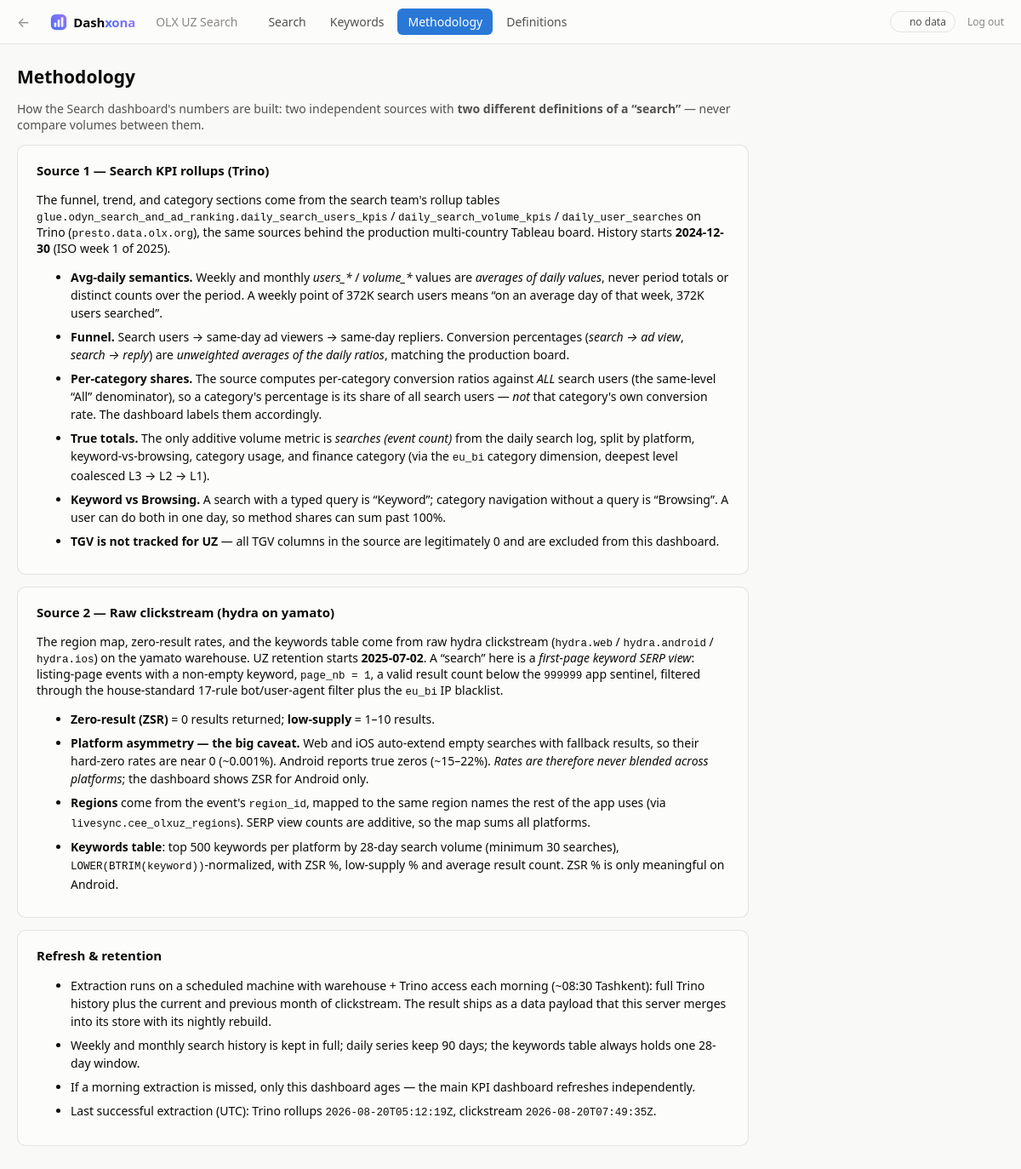
The app's page /search/methodology (signed in), older data.
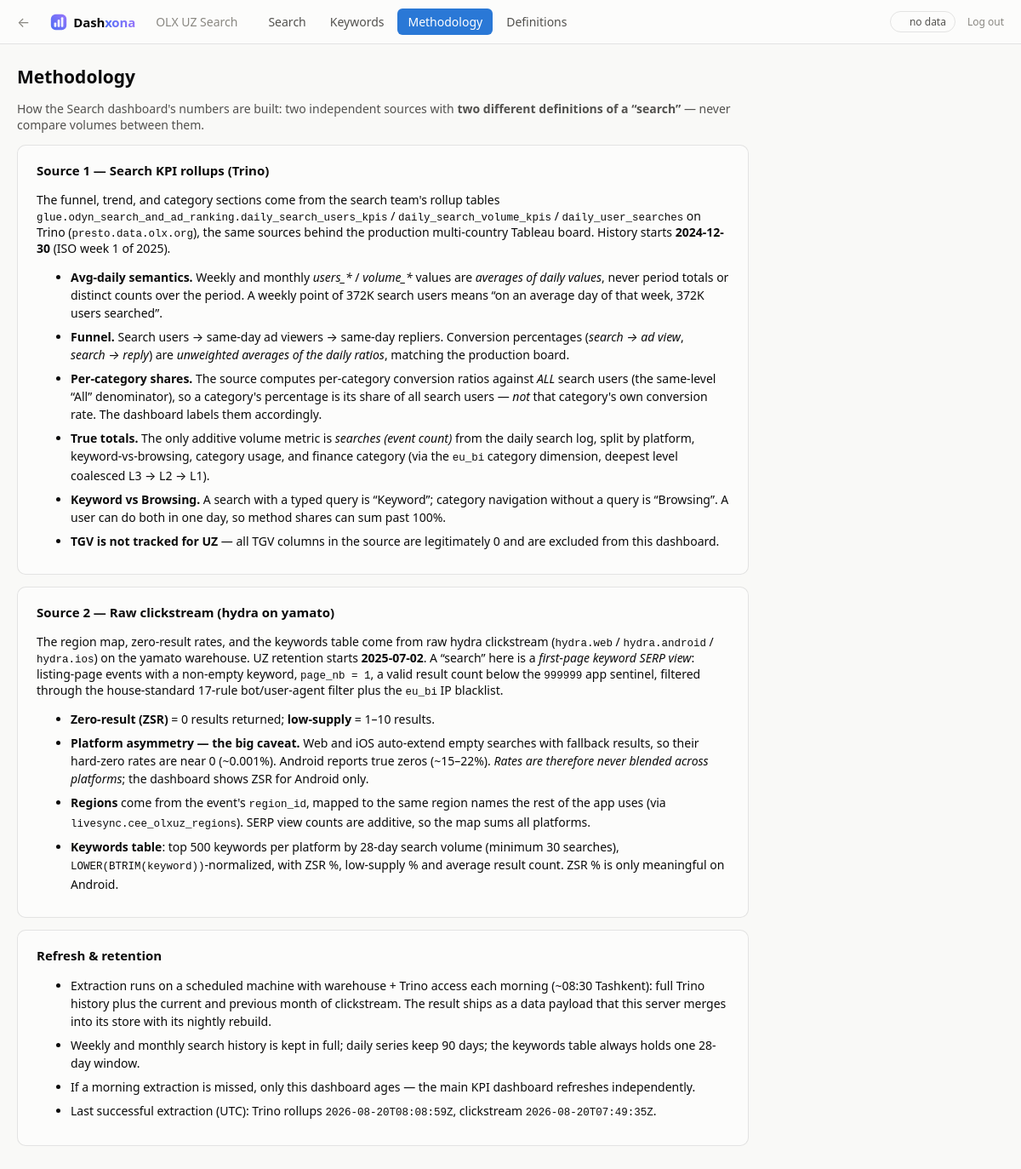
The same page, newer data.
### tables this page shows
CREATE TABLE meta (
  metric           TEXT PRIMARY KEY,
  status           TEXT NOT NULL,
  extracted_at_utc TEXT,
  latest_period    TEXT,
  rows             INTEGER,
  error            TEXT
);

### webapp/app.py (the view)
    @app.route("/search/methodology")
    def search_methodology():
        built, age_h, level = data.freshness() if data.available() else (None, None, "missing")
        m = data.meta() if data.available() else {}
        extracted = {k: (m.get(k) or {}).get("extracted_at_utc")
                     for k in ("search_trino", "search_hydra")}
        return render_template(
            "search_methodology.html", tabs=SEARCH_TABS,
            active="search_methodology", built_at=built, age_hours=age_h,
            freshness=level, dash_title=SEARCH_DASH_TITLE, extracted=extracted,
        )

### webapp/data.py (called while the page is built)
def _conn():
    conn = sqlite3.connect("file:%s?mode=ro" % SNAPSHOT_PATH, uri=True)
    conn.row_factory = sqlite3.Row
    return conn

def available():
    try:
        conn = _conn()
        conn.execute("SELECT 1 FROM snapshot_info LIMIT 1")
        conn.close()
        return True
    except sqlite3.Error:
        return False

def snapshot_info():
    with _conn() as conn:
        return {r["key"]: r["value"] for r in conn.execute("SELECT key, value FROM snapshot_info")}

def meta():
    with _conn() as conn:
        return {
            r["metric"]: dict(r)
            for r in conn.execute("SELECT * FROM meta ORDER BY metric")
        }

def freshness():
    info = snapshot_info()
    built = info.get("built_at_utc")
    if not built:
        return None, None, "missing"
    dt = datetime.strptime(built, "%Y-%m-%dT%H:%M:%SZ").replace(tzinfo=timezone.utc)
    age_h = (datetime.now(timezone.utc) - dt).total_seconds() / 3600.0
    level = "green" if age_h < 36 else ("amber" if age_h < 72 else "red")
    return built, round(age_h, 1), level

### webapp/templates/search_methodology.html
{% extends "base.html" %}
{% block content %}
<div class="method">
<h2 class="dict-title">Methodology</h2>
<p class="dict-intro">
  How the Search dashboard's numbers are built: two independent sources with
  <strong>two different definitions of a “search”</strong> — never compare
  volumes between them.
</p>
<section>
  <h3>Source 1 — Search KPI rollups (Trino)</h3>
  <p>
    The funnel, trend, and category sections come from the search team's
    rollup tables
    <code>glue.odyn_search_and_ad_ranking.daily_search_users_kpis</code> /
    <code>daily_search_volume_kpis</code> / <code>daily_user_searches</code>
    on Trino (<code>presto.data.olx.org</code>), the same sources behind the
    production multi-country Tableau board. History starts
    <strong>2024-12-30</strong> (ISO week 1 of 2025).
  </p>
  <ul>
    <li><strong>Avg-daily semantics.</strong> Weekly and monthly
      <em>users_*</em> / <em>volume_*</em> values are <em>averages of daily
      values</em>, never period totals or distinct counts over the period. A
      weekly point of 372K search users means “on an average day of that
      week, 372K users searched”.</li>
    <li><strong>Funnel.</strong> Search users → same-day ad viewers →
      same-day repliers. Conversion percentages
      (<em>search&nbsp;→&nbsp;ad&nbsp;view</em>,
      <em>search&nbsp;→&nbsp;reply</em>) are <em>unweighted averages of the
      daily ratios</em>, matching the production board.</li>
    <li><strong>Per-category shares.</strong> The source computes per-category
      conversion ratios against <em>ALL</em> search users (the same-level
      “All” denominator), so a category's percentage is its share of all
      search users — <em>not</em> that category's own conversion rate. The
      dashboard labels them accordingly.</li>
    <li><strong>True totals.</strong> The only additive volume metric is
      <em>searches (event count)</em> from the daily search log, split by
      platform, keyword-vs-browsing, category usage, and finance category
      (via the <code>eu_bi</code> category dimension, deepest level
      coalesced L3&nbsp;→&nbsp;L2&nbsp;→&nbsp;L1).</li>
    <li><strong>Keyword vs Browsing.</strong> A search with a typed query is
      “Keyword”; category navigation without a query is “Browsing”. A user
      can do both in one day, so method shares can sum past 100%.</li>
    <li><strong>TGV is not tracked for UZ</strong> — all TGV columns in the
      source are legitimately 0 and are excluded from this dashboard.</li>
  </ul>
</section>
<section>
  <h3>Source 2 — Raw clickstream (hydra on yamato)</h3>
  <p>
    The region map, zero-result rates, and the keywords table come from raw
    hydra clickstream (<code>hydra.web</code> / <code>hydra.android</code> /
    <code>hydra.ios</code>) on the yamato warehouse. UZ retention starts
    <strong>2025-07-02</strong>. A “search” here is a <em>first-page keyword
    SERP view</em>: listing-page events with a non-empty keyword,
    <code>page_nb&nbsp;=&nbsp;1</code>, a valid result count below the
    <code>999999</code> app sentinel, filtered through the house-standard
    17-rule bot/user-agent filter plus the <code>eu_bi</code> IP blacklist.
  </p>
  <ul>
    <li><strong>Zero-result (ZSR)</strong> = 0 results returned;
      <strong>low-supply</strong> = 1–10 results.</li>
    <li><strong>Platform asymmetry — the big caveat.</strong> Web and iOS
      auto-extend empty searches with fallback results, so their hard-zero
      rates are near 0 (~0.001%). Android reports true zeros (~15–22%).
      <em>Rates are therefore never blended across platforms</em>; the
      dashboard shows ZSR for Android only.</li>
    <li><strong>Regions</strong> come from the event's <code>region_id</code>,
      mapped to the same region names the rest of the app uses (via
      <code>livesync.cee_olxuz_regions</code>). SERP view counts are additive,
      so the map sums all platforms.</li>
    <li><strong>Keywords table</strong>: top 500 keywords per platform by
      28-day search volume (minimum 30 searches),
      <code>LOWER(BTRIM(keyword))</code>-normalized, with ZSR %, low-supply %
      and average result count. ZSR % is only meaningful on Android.</li>
  </ul>
</section>
<section>
  <h3>Refresh &amp; retention</h3>
  <ul>
    <li>Extraction runs on a scheduled machine with warehouse + Trino access
      each morning (~08:30 Tashkent): full Trino history plus the current and
      previous month of clickstream. The result ships as a data payload that
      this server merges into its store with its nightly rebuild.</li>
    <li>Weekly and monthly search history is kept in full; daily series keep
      90 days; the keywords table always holds one 28-day window.</li>
    <li>If a morning extraction is missed, only this dashboard ages — the
      main KPI dashboard refreshes independently.</li>
    <li>Last successful extraction (UTC):
      Trino rollups <code>{{ extracted.search_trino or "–" }}</code>,
      clickstream <code>{{ extracted.search_hydra or "–" }}</code>.</li>
  </ul>
</section>
</div>
{% endblock %}

### webapp/templates/base.html (shortened to what this page needs)
<!doctype html>
<html lang="en">
<head>
<link rel="stylesheet" href="{{ url_for('static', filename='style.css') }}">
</head>
<body>
<header class="topbar">
  <a class="back" href="/" title="All dashboards">←</a>
  <span class="brand">
    <span class="wordmark">Dash<span class="x">xona</span></span>
  </span>
  <span class="dash-title">{{ dash_title or "OLX UZ KPI dashboard" }}</span>
  <nav class="tabs">
    {% for tab_id, path, label in tabs %}
    <a href="{{ path }}{% if filter_qs is defined and filter_qs and tab_id != 'dictionary' %}{{ filter_qs }}{% endif %}"
       class="tab {{ 'active' if tab_id == active }}">{{ label }}</a>
    {% endfor %}
  </nav>
  <div class="topbar-right">
    {% if freshness %}
    <span class="fresh fresh-{{ freshness }}" title="Snapshot built {{ built_at }} UTC">
      {% if age_hours is not none %}data {{ age_hours }}h old{% else %}no data{% endif %}
    </span>
    {% endif %}
    <a class="logout" href="{{ url_for('logout') }}">Log out</a>
  </div>
</header>
<main>
{% block content %}{% endblock %}
</main>
</body>
</html>

### webapp/static/style.css (style rules this page uses)
:root { color-scheme: light; --page: #f9f9f7; --surface: #fcfcfb; --ink: #0b0b0b; --ink-2: #52514e; --muted: #898781; --grid: #e1e0d9; --baseline: #c3c2b7; --border: rgba(11, 11, 11, 0.10); --good: #006300; --bad: #d03b3b; --accent: #2a78d6; --series-1: #2a78d6; --series-2: #eb6834; --series-3: #1baf7a; --series-4: #eda100; --series-5: #e87ba4; --series-6: #008300; --series-7: #4a3aa7; --series-8: #e34948; --spark: #c3c2b7; --diverge-neg: #e34948; --fresh-green: #0ca30c; --fresh-amber: #fab219; --fresh-red: #d03b3b; }
* { box-sizing: border-box; }
body { margin: 0; background: var(--page); color: var(--ink); font-family: system-ui, -apple-system, "Segoe UI", sans-serif; font-size: 14px; }
.topbar { display: flex; align-items: center; gap: 24px; padding: 10px 20px; background: var(--surface); border-bottom: 1px solid var(--border); position: sticky; top: 0; z-index: 10; flex-wrap: wrap; }
.topbar .back { font-size: 16px; text-decoration: none; color: var(--muted); }
.brand { display: flex; align-items: center; gap: 7px; font-weight: 800; font-size: 15px; letter-spacing: -.01em; white-space: nowrap; }
.brand svg { display: block; }
.brand .x { background: linear-gradient(100deg, #4c6ef5, #9775fa); -webkit-background-clip: text; background-clip: text; color: transparent; }
.dash-title { color: var(--muted); white-space: nowrap; overflow: hidden; text-overflow: ellipsis; max-width: 22ch; }
.tabs { display: flex; gap: 4px; flex-wrap: wrap; }
.tab { padding: 6px 12px; border-radius: 6px; color: var(--ink-2); text-decoration: none; }
.tab.active { background: var(--accent); color: #fff; }
.topbar-right { margin-left: auto; display: flex; align-items: center; gap: 14px; }
.fresh { font-size: 12px; color: var(--ink-2); padding: 3px 10px 3px 22px; border: 1px solid var(--border); border-radius: 999px; position: relative; }
.fresh::before { content: ""; position: absolute; left: 9px; top: 50%; transform: translateY(-50%); width: 8px; height: 8px; border-radius: 50%; }
.logout { color: var(--muted); font-size: 12px; text-decoration: none; }
main { max-width: 1280px; margin: 0 auto; padding: 20px; }
.dict-title { margin: 4px 0 6px; }
.dict-intro { color: var(--ink-2); max-width: 860px; }
.method { max-width: 860px; }
.method section { background: var(--surface); border: 1px solid var(--border); border-radius: 10px; padding: 4px 22px 14px; margin-bottom: 14px; }
.method h3 { font-size: 15px; }
.method li { margin-bottom: 7px; line-height: 1.5; }
.method code { font-size: 12.5px; }

Row changes from the older to the newer data that the page shows:
changed meta (number 1 of 2 on the later page): extracted_at_utc "2026-08-20T05:12:19Z" → "2026-08-20T08:08:59Z"
